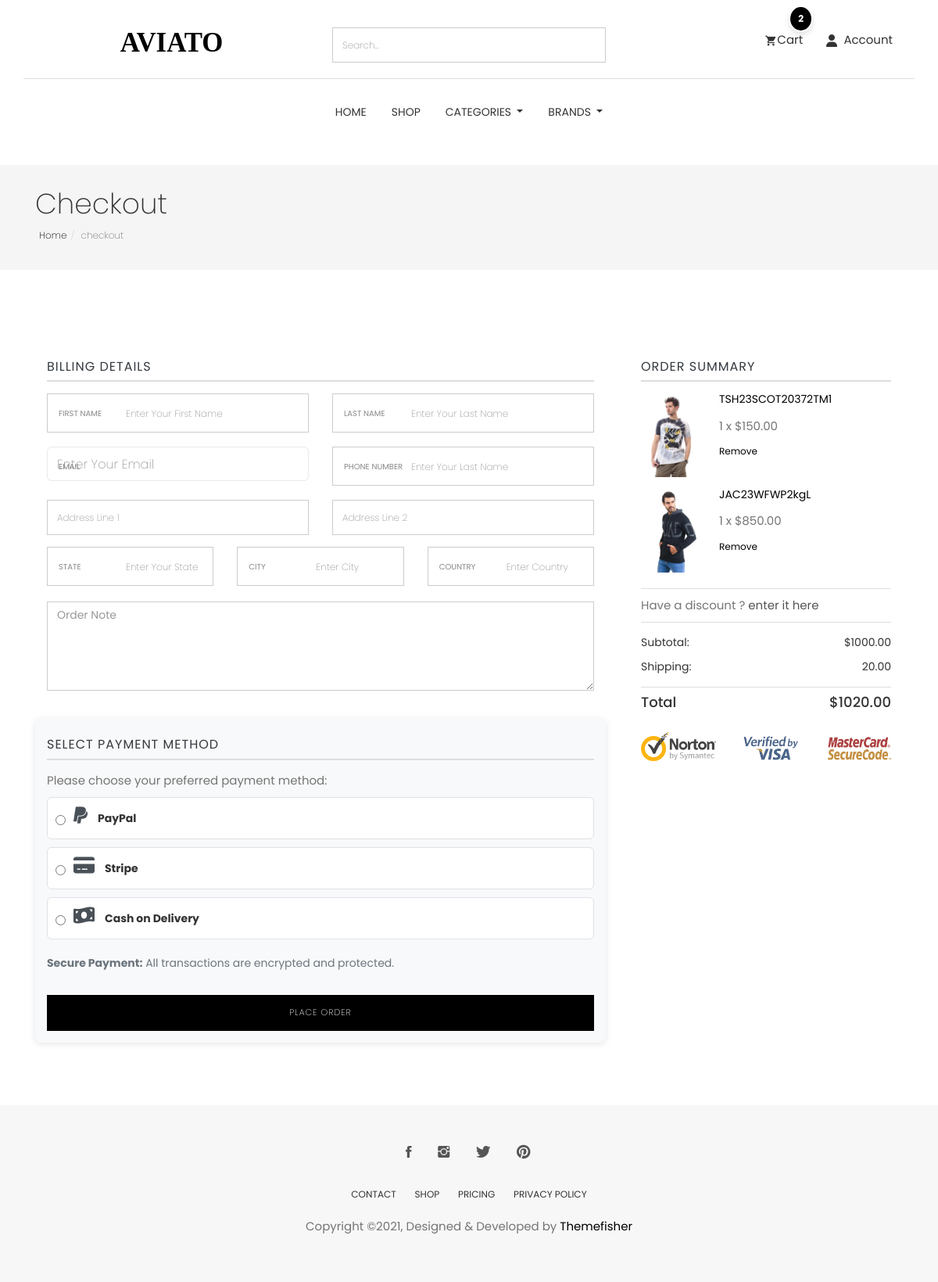
The page /cart/checkout/ (signed in) on the database as committed earlier.
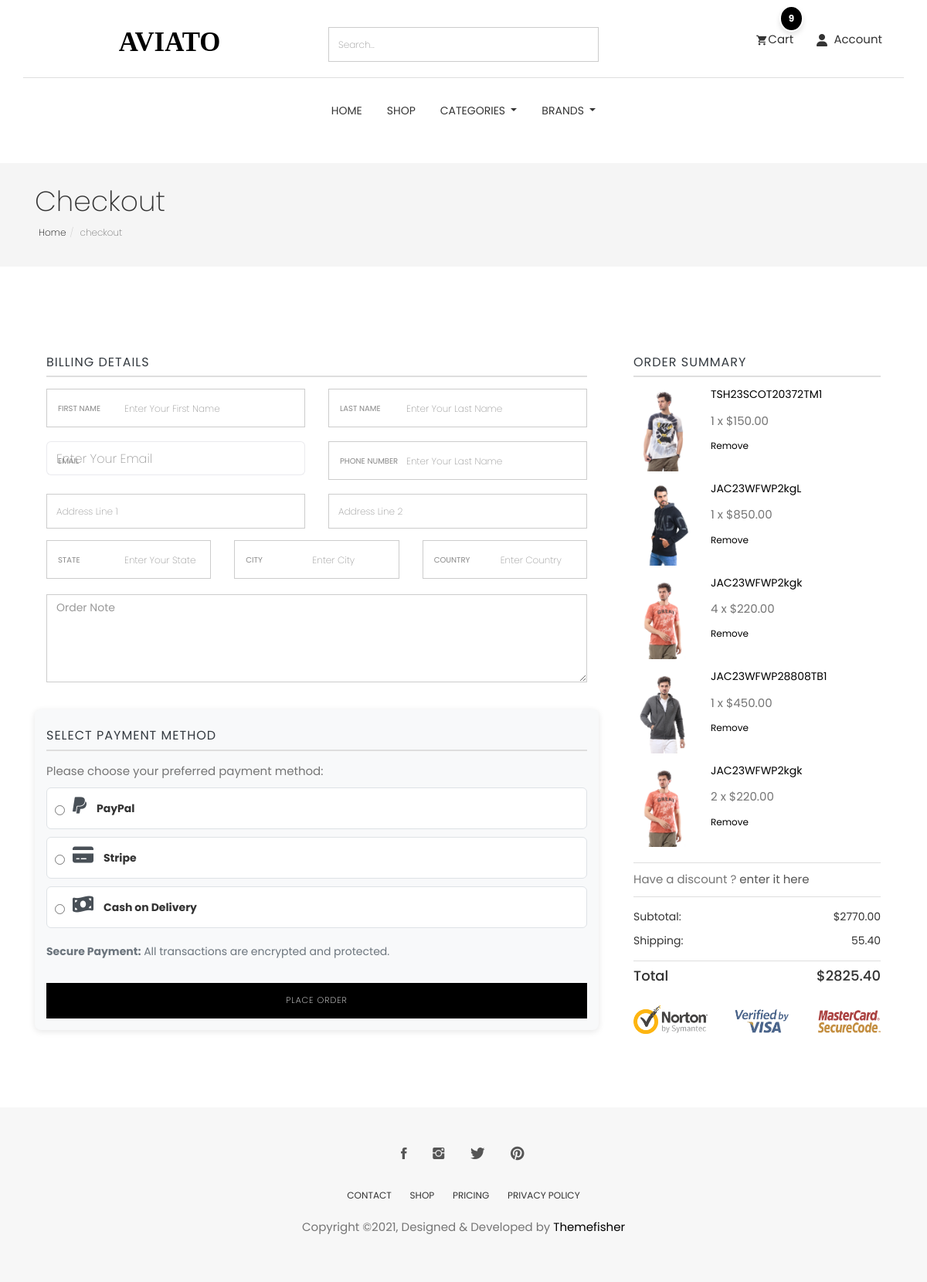
The same page on the database as committed later.
### cart/models.py (models this page shows, shortened)
class CartItem(models.Model):
    user = models.ForeignKey(User,null=True,verbose_name="user cart", on_delete=models.CASCADE)
    product = models.ForeignKey(Product, on_delete=models.CASCADE)
    cart = models.ForeignKey(Cart, on_delete=models.CASCADE, blank=True, null=True)
    variations = models.ManyToManyField(Variation,blank=True)
    quantity = models.IntegerField()
    is_active = models.BooleanField(default=True)
    def sub_total(self):
        return self.product.price * self.quantity

### store/models.py (models this page shows, shortened)
class Product(models.Model):
    id = models.UUIDField(primary_key=True, default=uuid.uuid4, editable=False)
    name = models.CharField( max_length=50)
    image = models.ImageField(upload_to='product/',null=True,blank=True)
    stock = models.IntegerField(default=1)
    price = models.DecimalField(max_digits=10, decimal_places=2, default=Decimal('0.00'))
    description = models.TextField(max_length=10000, blank=True)
    created_at = models.DateTimeField(default=timezone.now)
    modified_date = models.DateTimeField(auto_now=True)
    slug = models.SlugField(null=True, blank=True)
    views = models.PositiveIntegerField(default=0)
    is_available = models.BooleanField(default=True)
    on_sale = models.BooleanField(default=False)
    PRDBrand = models.ForeignKey('Brand', related_name='product_brand', on_delete=models.CASCADE, blank=True, null=True, verbose_name="Brand")
    like = models.ManyToManyField(User, blank=True, related_name='product_favourite')
    category = models.ForeignKey(Subcategory, related_name='product_subcategory', verbose_name="Subcategory", null=True, blank=True, on_delete=models.CASCADE)
    class Meta:
        ordering = ['-created_at']
        verbose_name = "Product"
        verbose_name_plural = "Products"

### cart/views.py (the view)
# urls.py: path('checkout/' , views.checkout , name='checkout'),
@login_required(login_url='login')
def checkout(request, total=0, quantity=0, cart_items=None):
    try:
        tax_obj = Tax.objects.last()  # Fetch the last Tax object
        tax_percentage = tax_obj.tax if tax_obj else Decimal('0.00')  # Get the tax value or default to 0
        if request.user.is_authenticated:
            cart_items = CartItem.objects.filter(user=request.user , is_active = True)
        else:
            cart = Cart.objects.get(cart_id=_cart_id(request))  # Get the cart using a session ID or similar method
            cart_items = CartItem.objects.filter(cart=cart, is_active=True)  # Get active items in the cart
        for cart_item in cart_items:
            total += cart_item.product.price * cart_item.quantity  # Sum up the product prices
            quantity += cart_item.quantity
        tax_amount = (tax_percentage * total) / Decimal('100')  # Calculate tax
        grand_total = total + tax_amount  # Grand total is the sum of the total and tax
        total = round(total, 2)
        tax_amount = round(tax_amount, 2)
        grand_total = round(grand_total, 2)
    except ObjectDoesNotExist:
        cart_items = []
        total = Decimal('0.00')
        quantity = 0
        tax_amount = Decimal('0.00')
        grand_total = Decimal('0.00')
    context = {
        'total': total,
        'quantity': quantity,
        'cart_items': cart_items,
        'grand_total': grand_total,
        'tax': tax_amount,
    }
    return render(request , 'checkout.html' , context)

### cart/templates/checkout.html (shortened to what this page needs)
{% extends "base.html" %}
{% load static %}
{% block body %}
<section class="page-header">
    <div class="container">
        <div class="row">
            <div class="col-md-12">
                <div class="content">
                    <h1 class="page-name">Checkout</h1>
                    <ol class="breadcrumb">
                        <li><a href="/">Home</a></li>
                        <li class="active">checkout</li>
                    </ol>
                </div>
            </div>
        </div>
    </div>
</section>
<div class="page-wrapper">
    <div class="checkout shopping">
        <div class="container">
            <div class="row">
                <form class="col-md-8 checkout-form" action="{% url 'place_order' %}" method="POST">
                    <div class="block billing-details">
                        <h4 class="widget-title">Billing Details</h4>
                        <div class="row mb-3">
                            <div class="col-md-6">
                                <div class="form-group">
                                    <label for="first_name">First Name</label>
                                    <input type="text" name="first_name" class="form-control" id="first_name"
                                        placeholder="Enter Your First Name">
                                </div>
                            </div>
                            <div class="col-md-6">
                                <div class="form-group">
                                    <label for="last_name">Last Name</label>
                                    <input type="text" name="last_name" class="form-control" id="last_name"
                                        placeholder="Enter Your Last Name">
                                </div>
                            </div>
                        </div>
                        <div class="row mb-3">
                            <div class="col-md-6">
                                <div class="form-group">
                                    <label for="email">Email</label>
                                    <input type="email" name="email" class="form-control" id="email"
                                        placeholder="Enter Your Email">
                                </div>
                            </div>
                            <div class="col-md-6">
                                <div class="form-group">
                                    <label for="phone_number">Phone Number</label>
                                    <input type="text" name="phone" class="form-control" id="phone_number"
                                        placeholder="Enter Your Last Name">
                                </div>
                            </div>
                        </div>
                        <div class="row mb-4">
                            <div class="col-md-6">
                                <div class="">
                                    <input type="text" class="form-control"  name="address_line_1"
                                        placeholder="Address Line 1">
                                </div>
                            </div>
                            <div class="col-md-6">
                                <div class="">
                                    <input type="text" class="form-control"  name="address_line_2"
                                        placeholder="Address Line 2">
                                </div>
                            </div>
                        </div>
                        <div class="row mb-3">
                            <div class="col-md-4">
                                <div class="form-group">
                                    <label for="user_state">State</label>
                                    <input type="text" class="form-control" id="user_state" name="state"
                                        placeholder="Enter Your State">
                                </div>
                            </div>
                            <div class="col-md-4">
                                <div class="form-group">
                                    <label for="user_city">City</label>
                                    <input type="text" class="form-control" id="user_city" name="city"
                                        placeholder="Enter City">
                                </div>
                            </div>
                            <div class="col-md-4">
                                <div class="form-group mb-3">
                            <label for="user_country">Country</label>
                            <input type="text" class="form-control" name="country" id="user_country" placeholder="Enter Country">
                        </div>
                            </div>
                        </div>
                        <div class="form-group mb-3">
                            <textarea type="text" rows="5" placeholder="Order Note" name="order_note" cols="50" class="form-control"></textarea>
                        </div>
                    </div>
                    <div class="block payment-method-section">
                        <h4 class="widget-title">Select Payment Method</h4>
                        <p>Please choose your preferred payment method:</p>
                        <div class="payment-options">
                            <div class="payment-option">
                                <input type="radio" id="paypal" name="payment_method" value="paypal" required>
                                <label for="paypal">
                                    <i class="fab fa-paypal payment-icon"></i>
                                    <span>PayPal</span>
                                </label>
                            </div>
                            <div class="payment-option">
                                <input type="radio" id="stripe" name="payment_method" value="stripe">
                                <label for="stripe">
                                    <i class="fas fa-credit-card payment-icon"></i>
                                    <span>Stripe</span>
                                </label>
                            </div>
                            <div class="payment-option">
                                <input type="radio" id="cash" name="payment_method" value="cash">
                                <label for="cash">
                                    <i class="fas fa-money-bill-wave payment-icon"></i>
                                    <span>Cash on Delivery</span>
                                </label>
                            </div>
                        </div>
                        <p class="secure-payment-info">
                            <strong>Secure Payment:</strong> All transactions are encrypted and protected.
                        </p>
                        <button type="submit" class="btn btn-main mt-20 w-100">Place Order</>
                    </div>
                </form>
                <div class="col-md-4">
                    <div class="product-checkout-details">
                        <div class="block">
                            <h4 class="widget-title">Order Summary</h4>
                            {% for cart_item in cart_items %}
                            <div class="media product-card">
                                <a class="pull-left" href="{% url 'product_details' cart_item.product.id %}">
                                    <img class="media-object" src="{{cart_item.product.image.url}}" alt="Image" />
                                </a>
                                <div class="media-body">
                                    <h4 class="media-heading"><a
                                            href="{% url 'product_details' cart_item.product.id %}">{{cart_item.product.name}}</a>
                                    </h4>
                                    <p class="price">{{cart_item.quantity}} x ${{cart_item.product.price}}</p>
                                    <a href="{% url 'delete_cart' cart_item.product.id cart_item.id %}"
                                        class="remove">Remove</a>
                                </div>
                            </div>
                            {% endfor %}
                            <div class="discount-code">
                                <p>Have a discount ? <a data-toggle="modal" data-target="#coupon-modal" href="#!">enter
                                        it here</a></p>
                            </div>
                            <ul class="summary-prices">
                                <li>
                                    <span>Subtotal:</span>
                                    <span class="price">${{total}}</span>
                                </li>
                                <li>
                                    <span>Shipping:</span>
                                    <span>{{tax}}</span>
                                </li>
                            </ul>
                            <div class="summary-total">
                                <span>Total</span>
                                <span>${{grand_total}}</span>
                            </div>
                            <div class="verified-icon">
                                <img src="{% static 'images/shop/verified.png' %}">
                            </div>
                        </div>
                    </div>
                </div>
            </div>
        </div>
    </div>
</div>
{% endblock %}

Rows that differ between the two databases and show on the page:
added CartItem: product.image (picture), product.name "JAC23WFWP2kgk", quantity "4", product.price "220.00"
added CartItem: product.image (picture), product.name "JAC23WFWP28808TB1", quantity "1", product.price "450.00"
added CartItem: product.image (picture), product.name "JAC23WFWP2kgk", quantity "2", product.price "220.00"
Other text that changed with them:
{{ quantity }}: "2" → "9"
{{ total }}: "1000.00" → "2770.00"
{{ tax }}: "20.00" → "55.40"
{{ grand_total }}: "1020.00" → "2825.40"
